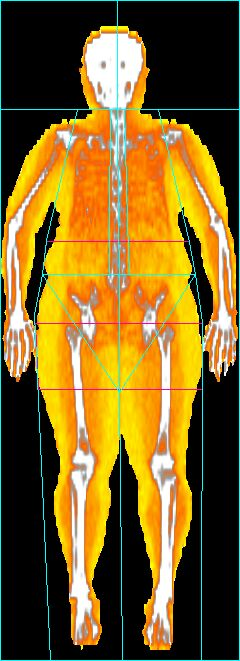
#> input picture final_and_homework_samart/final_and_homework/final_1/image/body_color.jpg, 240 x 661 px
$ python final2.py
#> lines starting #> are read from the running program, lines starting #| are printed output that depends on the picture; after the words box and inside, x2 and y2 are one past the last pixel; in counts of white or black regions, pixels touching at a corner belong together
import cv2
import numpy as np

def main():
    img_bgr = cv2.imread("./image/body_color.jpg",1)
#> img_bgr is the input picture: shape (661, 240, 3); mean B, G, R 37.5, 98.8, 126.3
    img_hsv = cv2.cvtColor(img_bgr,cv2.COLOR_BGR2HSV)
#> img_hsv: shape (661, 240, 3); mean H, S, V 37.3, 177.8, 131.4

    #ต้องเปลี่ยน data type เพราะว่า uint8 เก็บได้แค่ 255 ถ้าเป็น float เก็บได้ 360
    h = img_hsv[:,:,0].astype(np.float64) * 2
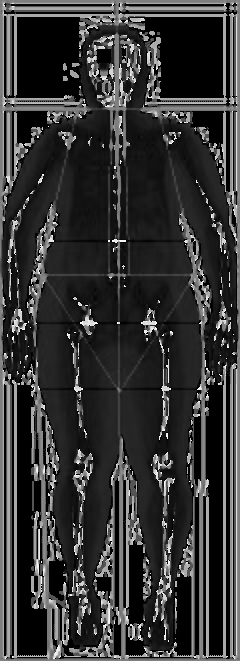
#> h: shape (661, 240) float64; min 0, max 358, mean 74.6; drawn with min black and max white
    # print(h.dtype)
    mask1 = np.zeros_like(h,dtype='uint8')
    for i in range (h.shape[0]):
        for j in range (h.shape[1]):
            #ช่วงสี แดงส้ม ไปส้ม เป็นกล้ามเนื้อ อยู่ในช่วง 10 - 40
            if (h[i,j] >= 10) & (h[i,j] <=40):
                mask1[i,j] = 255
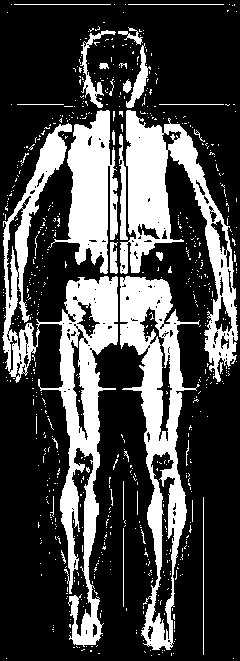
#> mask1: shape (661, 240); 27.9% white; 689 white regions (654 under 20 px), largest, box (x1, y1, x2, y2) and area: (2, 123, 118, 647) 14184, (120, 276, 200, 650) 9985, (120, 110, 238, 382) 9582


    # mask2 = np.zeros_like(img_bgr,dtype='uint8')
    # mask2[mask1 == 255] = img_bgr[mask1 == 255]
    # uilts.cv_show(mask2)

    mask1 = cv2.cvtColor(mask1,cv2.COLOR_GRAY2BGR)
    #ใช้ medianBlur เพื่อลด noise โดยนำ array มาเรียงน้อยไปมาก เอาค่ากลางมาแทนจุดภาพนั้นๆ
    mask1 = cv2.medianBlur(mask1,3)
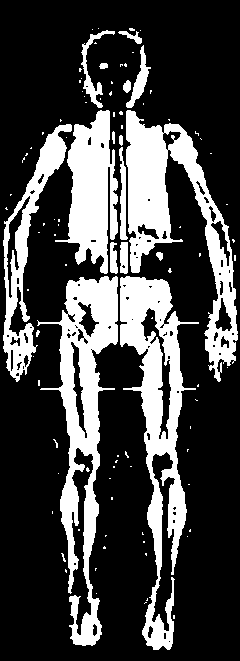
#> mask1: shape (661, 240, 3); 26.6% white; 100 white regions (84 under 20 px), largest, box (x1, y1, x2, y2) and area: (120, 276, 199, 650) 10078, (37, 276, 118, 646) 9969, (126, 110, 238, 382) 9458
    concat = cv2.hconcat([img_bgr,mask1])
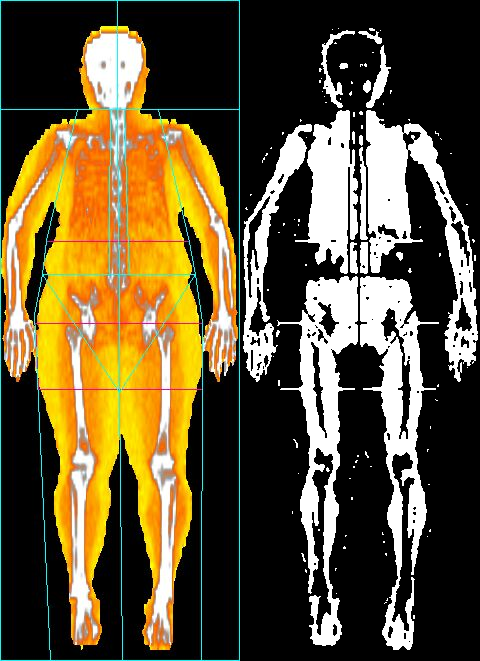
#> concat: shape (661, 480, 3); mean B, G, R 52.7, 83.4, 97.1

    # uilts.cv_show(mask1)
    # uilts.cv_show(concat)
    cv2.imwrite('./out/final_2.png',concat)

if __name__ == '__main__':
    main()


# เริ่มจากการหาช่วงสีส้มที่เป็นส่วนของกล้ามเนื้อก่อนโดยดึงค่า Hue
# ออกมาช่วงสีที่ได้คือช่วง 10 - 40 จะเป็นช่วงสีแดงเหลืองออกไปทางส้ม
# ผมก็สร้าง mask เพื่อมาเก็บค่าของช่วงที่หาได้ ให้เท่ากับ 255 เป็นสีขาว
# หลังจากได้markที่วนลูปเก็บค่าครบแล้วรูปมีความมีnoise ผมเลยใช้ฟังก์ชัน
# medianblur เพื่อลด noise ทำให้ภาพสมบูรณ์ที่สุด
# ฟังก์ชัน medianBlur เป็นฟังก์ชันที่ปรับปรุงรูปภาพที่มี noise
# หลักการทำงาน สร้าง mask ที่ขนาดเป็นเลขคี่เช่น 3x3
# แล้วก็เอาค่าใน mask มาเรียงจากน้อยไปมากเป็นแบบ
# เส้นตรง พอเรียงแล้วก็จะเอาค่าที่อยู่ตรงกลางเส้นตรงนั้น ม
# าแทนที่ mask ที่เป็น 3x3 จะได้จุดตรงกลางเป็นค่าที่หามาใหม่
# ผลลัพท์ที่ได้คือภาพขาวดำที่มีแค่กล้ามเนื้อไม่มีกระดูก

$ run again, with final_and_homework_samart/final_and_homework/final_1/image/shade.png saved as final_and_homework_samart/final_and_homework/final_1/image/body_color.jpg
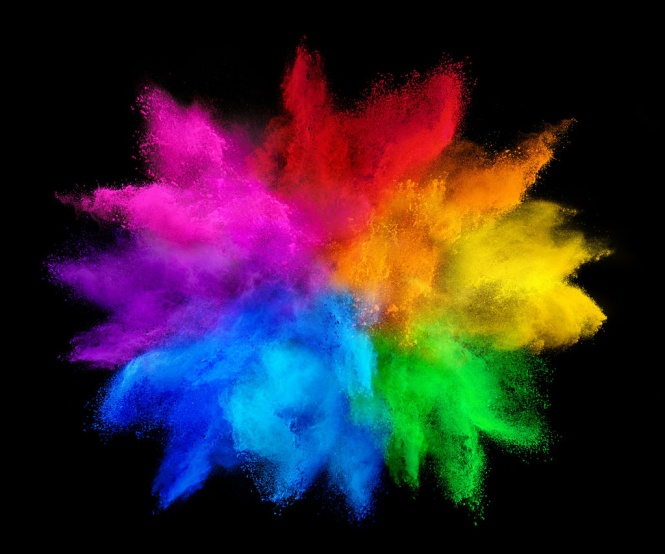
#> input picture final_and_homework_samart/final_and_homework/final_1/image/shade.png, 665 x 554 px
#> in main, img_bgr is the input picture: shape (554, 665, 3); mean B, G, R 47.9, 39, 52.9
#> img_hsv: shape (554, 665, 3); mean H, S, V 53.8, 131.5, 87.3
#> after the loop in main, `for i in range (h.shape[0]):`:
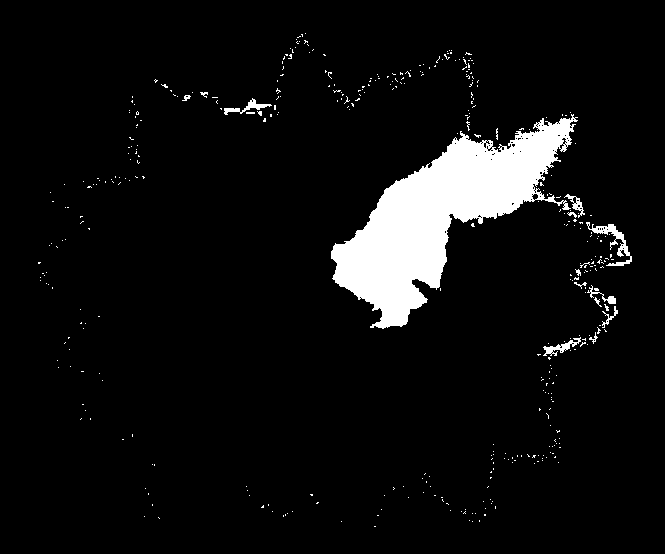
#> mask1: shape (554, 665); 6.2% white; 411 white regions (397 under 20 px), largest, box (x1, y1, x2, y2) and area: (331, 114, 578, 329) 20097, (586, 222, 632, 266) 483, (543, 337, 581, 356) 234
#> in main, `concat = cv2.hconcat([img_bgr,mask1])`:
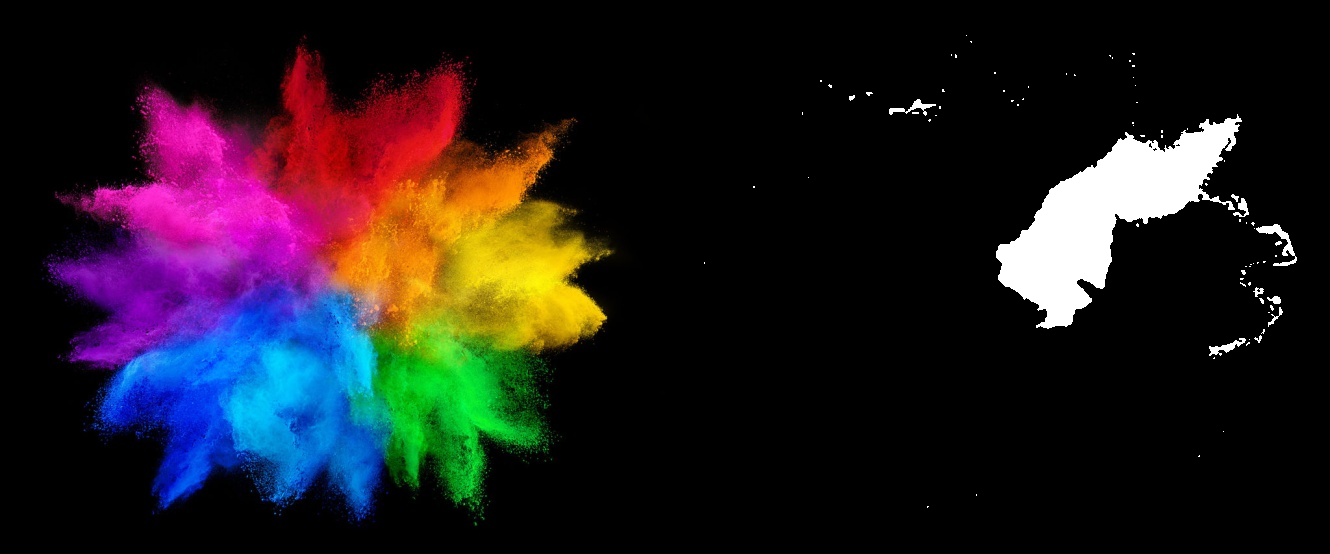
#> concat: shape (554, 1330, 3); mean B, G, R 31.5, 27, 34
